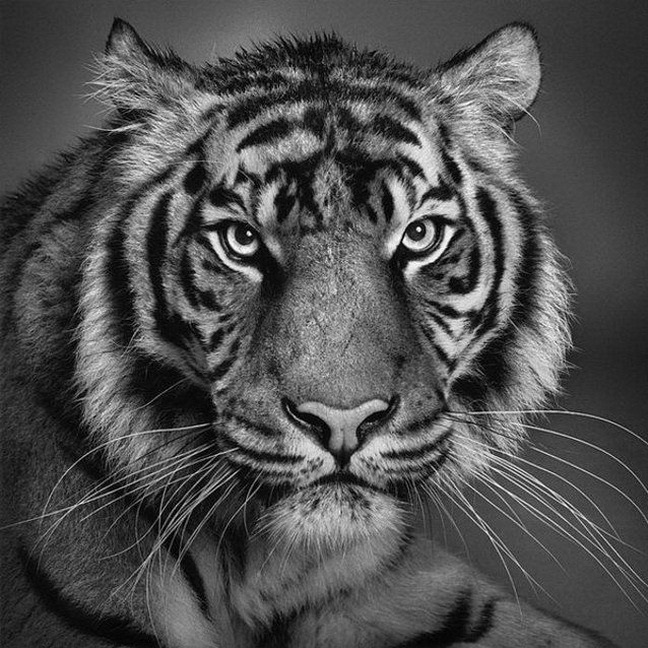
#> input picture tigre.jpg, 648 x 648 px
$ jupyter execute ImageCompressor.ipynb   (shell and % lines are left out)
#> lines starting #> are read from the running program, lines starting #| are printed output that depends on the picture; long printed decimals are rounded
# Compressor de Imagens

Alunos:
 - Daniel Souza de Campos - 2018054664
 - Letícia da Silva Macedo Alves - 2018054443

[cell 1]
import cv2
import numpy as np
from matplotlib import pyplot as plt
import math
import statistics
import struct

[cell 2]
# image entropy
def calcEntropy(img):
    hist = cv2.calcHist([img],[0],None,[256],[0,256])
    hist = hist.ravel()/hist.sum()
    logs = np.log2(hist+0.00001)
    entropy = -1 * (hist*logs).sum()

    return entropy

def rmse(predictions, targets):
    return np.sqrt(((predictions - targets) ** 2).mean())


def psnr(predictions, targets):
    rmsev = rmse(predictions, targets)
    return 20 * np.log10(255/rmsev)

def mostraInformacoesCompressao(imgReal, imgComprimida):
    print(f"RMSE: {rmse(imgReal, imgComprimida)}")
    print(f"PSNR: {psnr(imgReal, imgComprimida)}")

[cell 3]
# huffman
from heapq import heappush, heappop, heapify
from collections import defaultdict

def encode(symb2freq):
    """Huffman encode the given dict mapping symbols to weights"""
    heap = [[wt, [sym, ""]] for sym, wt in symb2freq.items()]
    heapify(heap)
    while len(heap) > 1:
        lo = heappop(heap)
        hi = heappop(heap)
        for pair in lo[1:]:
            pair[1] = '0' + pair[1]
        for pair in hi[1:]:
            pair[1] = '1' + pair[1]
        heappush(heap, [lo[0] + hi[0]] + lo[1:] + hi[1:])
    return sorted(heappop(heap)[1:], key=lambda p: (len(p[-1]), p))

def calcProbsValues(listaValores):
    """
    Recebe uma lista de números
    Retorna um dicionário no qual as chaves correspondem aos números e os valores correspondem à probabilidade de o número
    aparecer na lista.
    """
    dictValues = {}
    for valor in listaValores:
        if valor in dictValues:
            dictValues[valor] += 1
        else:
            dictValues[valor] = 1

    qtdValues = len(listaValores)
    dictProbs = defaultdict(float)
    dictProbs = {chave: float("{0:.7f}".format(valor/qtdValues)) for chave, valor in dictValues.items()}
    return dictProbs

def applyHuffman(histValues):
    """
    Recebe um dicionário no qual as chaves correspondem aos tons e os valores correspondem à probabilidade de o tom
    aparecer.
    Retorna um dicionário no qual as chaves são os tons e os valores são os códigos de Huffman correspondentes
    """
    huffValues = encode(histValues)
    huffDict = {subLista[0]: subLista[1] for subLista in huffValues}

    return huffDict

[cell 4]
def retira3BitsMenosSignificativos(img):
    #retira 3 bits
    return img & 0xF8

def retira4BitsMenosSignificativos(img):
    #retira 4 bits
    return img & 0xF0

def retira5BitsMenosSignificativos(img):
    #retira 4 bits
    return img & 0xE0

[cell 5]
def calculaComprimentosCorrida (img):
    """
    Recebe uma imagem em formato de matriz

    Retorna uma lista de duplas na qual o primeiro elementro representa o tom e o segundo elemento representa quantas
    vezes seguidas ele apareceu
    """
    comprimentosCorrida = []

    tomAtual = -1
    qtdRepeticoes = 0

    for x in range(img.shape[0]):
        for y in range (img.shape[1]):
            if (tomAtual < 0):
                tomAtual = img[x][y]
                qtdRepeticoes += 1
            else:
                if (img[x][y] == tomAtual):
                    qtdRepeticoes += 1
                else:
                    comprimentosCorrida.append((tomAtual, qtdRepeticoes))
                    tomAtual = img[x][y]
                    qtdRepeticoes = 1

    comprimentosCorrida.append((tomAtual, qtdRepeticoes))
    return comprimentosCorrida

[cell 6]
def escreveParesNoArquivo(listaDuplas, arquivo):
    """
    Escreve no arquivo os elementos das duplas da lista de duplas passada. Assume que tudo já está em binário
    """
    for par in listaDuplas:
            arquivo.write(par[0])
            arquivo.write(par[1])

def escreveIndicadorFimTabela(arquivo):
    """
    Escreve um indicador de fim de tabela no arquivo. O indicador é composto de 1 byte de 0 seguido de 4 bytes de 0.
    Identificador que a tabela de probabilidades acabou ao guardar um tom 0 com probabilidade igual a 0
    Como só guardamos tons que aparecem na imagem, nenhum tom real terá probabilidade igual a 0
    """
    arquivo.write(struct.pack('B',0))
    arquivo.write(struct.pack('f',0))

def getBigHuffmanString(comprimentoCorrida, huffTons, huffQtds):
    stringHuffmanTons = ""
    stringHuffmanQtds = ""
    tamStringTons = 0
    tamStringQtds = 0
#     countPares = 0
    for par in comprimentoCorrida:
        huffmanTom = huffTons[par[0]]
        stringHuffmanTons += huffmanTom
        tamStringTons += len(huffmanTom)

        huffmanQtd = huffQtds[par[1]]
        stringHuffmanQtds += huffmanQtd
        tamStringQtds += len(huffmanQtd)
# [5 lines of commented-out code are left out]

    return stringHuffmanTons, stringHuffmanQtds, tamStringTons, tamStringQtds

def escreveONumeroTotalDeBytesDaProximaSecao(arquivo, qtdsBytesString):
    """
    Escreve o número de bytes dessa seção para que seja possível descomprimir.
    Igual ao número de bytes total mais 1. Grava um número de 64 bits = 8 bytes para representar.
    Dessa forma, o tamanho máximo da próxima seção é igual ao maior número que pode ser representado por 8 bytes
    """
    totalBytesASeremEscritos = qtdsBytesString + 2
#     print("TOTAL BYTES A SEREM ESCRITOS: ",totalBytesASeremEscritos)
    #Representação binária do número
    seqBits = struct.pack('Q',totalBytesASeremEscritos)
#     print(seqBits)
    arquivo.write(seqBits)

def escreveBigHuffmanStringArquivo(arquivo, huffString, tamHuffString):
    #No range vai até isso menos 1
    qtdsBytesString = tamHuffString//8
    numBitsSobrando = tamHuffString - (qtdsBytesString*8)
#     print("BIG STRING BITS A SER ESCRITO faltando os dois últimos bytes modificados: ", huffString)

    escreveONumeroTotalDeBytesDaProximaSecao(arquivo, qtdsBytesString)

    #De oito em oito, ir traduzindo o binário para o arquivo
    ultimaPosicaoidxInicio = tamHuffString+(-numBitsSobrando)+(-8)+1
    countBytesEscritos = 0
    for idxInicio in range(0, ultimaPosicaoidxInicio, 8):
        idxFinal = idxInicio+8
        bitsASeremGravados = huffString[idxInicio:idxFinal]
#         print("BITS A SEREM GRAVADOS: ",bitsASeremGravados)
        bitsComprimidos = struct.pack('B',int(bitsASeremGravados,2))
        arquivo.write(bitsComprimidos)
#         countBytesEscritos += 1

    #Escrevo mais um byte para os bits sobrando ou não
#     countBytesEscritos +=1
    idxInicio = tamHuffString - numBitsSobrando
    bitsSobrandoCompletadosComZero = huffString[idxInicio:].zfill(8)
#     print("BITS A SEREM GRAVADOS: ",bitsSobrandoCompletadosComZero)
    bitsSobrando = struct.pack('B',int(bitsSobrandoCompletadosComZero,2))
    arquivo.write(bitsSobrando)

    #indicador de quantos bits levar em consideração do último byte de dados
    ultimoByte = "{0:b}".format(numBitsSobrando)
    ultimoByte = ultimoByte.zfill(8)
#     print("BITS A SEREM GRAVADOS: ",ultimoByte)
    ultimoByte = struct.pack('B',int(ultimoByte,2))
    arquivo.write(ultimoByte)
#     countBytesEscritos += 1
#     print("NUM BYTES ESCRITOS: ", countBytesEscritos)

def escreveAlturaLarguraImagemArquivo(file, imgHeight, imgWidth):
    alturaBits = struct.pack('i',imgHeight)
    larguraBits = struct.pack('i',imgWidth)
    file.write(larguraBits)
    file.write(alturaBits)


def comprimeImagem(endereco):
    img = cv2.imread(endereco,0)
# [8 lines of commented-out code are left out]

    imgWidth = img.shape[1]
    imgHeight = img.shape[0]

    imgPsicovisual = retira5BitsMenosSignificativos(img)
    listaParesCompCorrida = calculaComprimentosCorrida(imgPsicovisual)

    #Calcula as probabilidades de cada tom e quantidade aparecerem
    histTons = calcProbsValues([par[0] for par in listaParesCompCorrida])
    histQtds = calcProbsValues([par[1] for par in listaParesCompCorrida])

    # Aplica Huffman nos tons e quantidades do comprimento de corrida
    huffTons = {}
    huffQtds = {}
    huffTons = applyHuffman(histTons)
    huffQtds = applyHuffman(histQtds)
#     print(huffTons)
#     print(huffQtds)

    #Gera o nome do arquivo comprimido "originalCompressed.bin"
    nomeArquivo = endereco.split(".")[0]
    nomeArquivo += "Compressed.bin"

    #Grava os binários da tabela de probabilidades dos tons no arquivo comprimido
    #Os tons cabem em um byte 'B' e a probabilidade é um float e os gravamos com 'f'
    #Isso deve refletir na leitura
    probsTonsGuardado = [(struct.pack('B',el[0]), struct.pack('f',el[1])) for el in histTons.items()]
    probsQtdsGuardado = [(struct.pack('B',el[0]), struct.pack('f',el[1])) for el in histQtds.items()]

    with open(nomeArquivo,"wb") as file:
        escreveAlturaLarguraImagemArquivo(file, imgHeight, imgWidth)
        escreveParesNoArquivo(probsTonsGuardado, file)
        escreveIndicadorFimTabela(file)

        escreveParesNoArquivo(probsQtdsGuardado, file)
        escreveIndicadorFimTabela(file)

        stringHuffmanTons, stringHuffmanQtds, tamStringTons, tamStringQtds = getBigHuffmanString(listaParesCompCorrida,
                                                                                                 huffTons,
                                                                                                 huffQtds)
        escreveBigHuffmanStringArquivo(file, stringHuffmanTons, tamStringTons)

        escreveBigHuffmanStringArquivo(file, stringHuffmanQtds, tamStringQtds)

    return listaParesCompCorrida

[cell 7]
def leAlturaLarguraImagemArquivo(file):
    alturaBits = file.read(4)
    alturaBits = struct.unpack('i',alturaBits)[0]
#     print("Altura lida: ",alturaBits)
    larguraBits = file.read(4)
    larguraBits = struct.unpack('i',larguraBits)[0]
#     print("Largura lida: ",larguraBits)
    return larguraBits, alturaBits

def leTabelaProbs(arquivo):
    tabelaProbs = {}
    tom = arquivo.read(1)
    while tom:
        prob = arquivo.read(4)
        #Se é a probabilidade do tom é 0, significa que a tabela acabou
        if(struct.unpack('f',prob)[0] == 0.0):
            break
        tabelaProbs[struct.unpack('B',tom)[0]] = struct.unpack('f',prob)[0]
        tom = arquivo.read(1)
    return tabelaProbs

# [65 lines left out: functions leSessaoBigStringBits, transformaStringEmLista, restauraImagem, not called in this run]


def descomprimirImagem(endereco):
    #Lê a tabela de probabilidade dos tons.
    #Como o tom é gravado com 1 byte, o gravamos com 'B' e o lemos do mesmo jeito
    #Como a probabilidade é um float, ele é gravado com 'f' e o lemos do mesmo jeito
    probsTonsDescomprimido = {}
    probsQtdsDescomprimido = {}
    stringBitsTons = ""
    stringBitsQtds = ""
    larguraImg = 0
    alturaImg = 0
    with open(endereco,"rb") as file:
        larguraImg, alturaImg = leAlturaLarguraImagemArquivo(file)
        probsTonsDescomprimido = leTabelaProbs(file)
        probsQtdsDescomprimido = leTabelaProbs(file)
        stringBitsTons = leSessaoBigStringBits(file)
        stringBitsQtds = leSessaoBigStringBits(file)

    #Dicionários de códigos de Huffman cuja chave é o próprio código
    huffmanTons = {par[1]: par[0] for par in applyHuffman(probsTonsDescomprimido).items()}
#     print(huffmanTons)
    huffmanQtds = {par[1]: par[0] for par in applyHuffman(probsQtdsDescomprimido).items()}
#     print(huffmanQtds)
#     print("Codigo Huffman Tons")
    listaTonsOrdemAparecem = transformaStringEmLista(stringBitsTons, huffmanTons)
#     print("Codigo Huffman Qtds")
    listaQtdsOrdemAparecem = transformaStringEmLista(stringBitsQtds, huffmanQtds)

#     print("Tamanho lista tons: ",len(listaTonsOrdemAparecem))
#     print("Tamanho lista qtds: ",len(listaQtdsOrdemAparecem))

    img = restauraImagem(listaTonsOrdemAparecem, listaQtdsOrdemAparecem, larguraImg, alturaImg)

    return img

    #consegue a lista de pares
    #aplica geraImagemComprimentosCorrida
    #grava essa imagem descomprimida

# [13 lines left out: function geraImagemComprimentosCorrida, not called in this run]

[cell 8]
img = np.zeros((5,10), dtype=np.int16)
img[0,:] = 250
img[1,:3] = 150
img[1,3:] = 200
img[2,:3] = 150
img[2,3:] = 200
img[3,:] = 100
img[4,:]=100
plt.figure(figsize=(12,6))
plt.title('Original Image')
plt.imshow(img, cmap = 'gray')
plt.show()
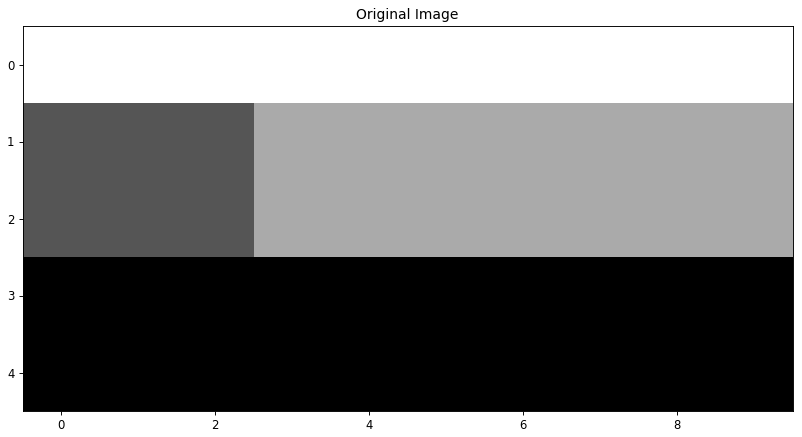
#> figure drawn by matplotlib, 1 panel

[cell 9]
# original
tigre = cv2.imread('tigre.jpg',0)
#> tigre is the input picture: shape (648, 648); min 0, max 255, mean 79.2
plt.figure(figsize=(12,6))
plt.title('Original Image')
plt.imshow(tigre, cmap = 'gray')
plt.show()

[cell 10]
print(f"Entropia :{calcEntropy(tigre)}")
#> in calcEntropy, `hist = cv2.calcHist([img],[0],None,[256],[0,256])`: hist = 256 values, max 4953 at index 72, min 3 at index 254, mean 1640.2
#> in calcEntropy, `hist = hist.ravel()/hist.sum()`: hist = 256 values, max 0.0118 at index 72, min 7.14e-06 at index 254, mean 0.00391
#> in calcEntropy, `logs = np.log2(hist+0.00001)`: logs = 256 values, max -6.4 at index 72, min -15.83 at index 254, mean -9.02
#> in calcEntropy, `entropy = -1 * (hist*logs).sum()`: entropy = 7.43
#| Entropia :7.425

[cell 11]
testeTigre = comprimeImagem('tigre.jpg')
#> in retira5BitsMenosSignificativos, `return img & 0xE0`:
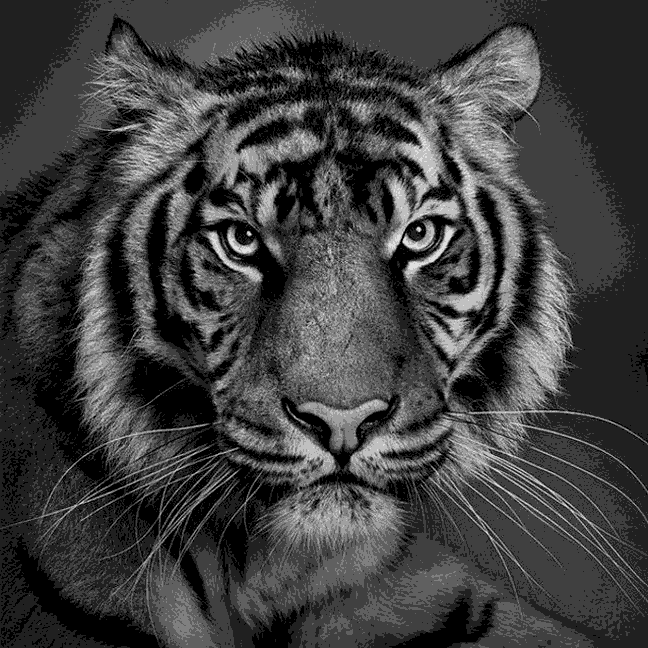
#> returned value: shape (648, 648); min 0, max 224, mean 63.9
#> after the loop in calculaComprimentosCorrida, `for x in range(img.shape[0]):`: comprimentosCorrida = 138454 items
#> in comprimeImagem, `listaParesCompCorrida = calculaComprimentosCorrida(imgPsicovisual)`: listaParesCompCorrida = 138455 items
#> the loop in calcProbsValues, `for valor in listaValores:` made 138455 passes
#> valor on passes 1 to 3: 32, 64, 32
#> after the loop in calcProbsValues, `for valor in listaValores:`: dictValues = {32: 31275, 64: 33313, 96: 26162, 0: 13271, 128: 18959, 160: 10949, 192: 3953, 224: 573}
#> in calcProbsValues, `qtdValues = len(listaValores)`: qtdValues = 138455
#> in calcProbsValues, `dictProbs = {chave: float("{0:.7f}".format(valor/qtdValues)) for chave..`: dictProbs = {32: 0.226, 64: 0.241, 96: 0.189, 0: 0.0959, 128: 0.137, 160: 0.0791, 192: 0.0286, 224: 0.00414}
#> in comprimeImagem, `histTons = calcProbsValues([par[0] for par in listaParesCompCorrida])`: histTons has the same summary as dictProbs in calcProbsValues
#> the loop in calcProbsValues (call 2), `for valor in listaValores:` made 138455 passes
#> valor on passes 1, 2, 4: 89, 3, 1
#> in comprimeImagem, `histQtds = calcProbsValues([par[1] for par in listaParesCompCorrida])`: histQtds = 186 items
#> in encode, `heap = [[wt, [sym, ""]] for sym, wt in symb2freq.items()]`: heap = [[0.226, [32, '']], [0.241, [64, '']], [0.189, [96, '']], [0.0959, [0, '']], [0.137, [128, '']], [0.0791, [160, '']], [0.0286, [192, '']], [0.00414, [224, '']]]
#> the loop in encode, `while len(heap) > 1:` made 7 passes
#> (lo, hi) on passes 1 to 6: ([0.00414, [224, '']], [0.0286, [192, '']]), ([0.0327, [224, '0'], [192, '1']], [0.0791, [160, '']]), ([0.0959, [0, '']], [0.112, [224, '00'], [192, '01'], [160, '1']]), ([0.137, [128, '']], [0.189, [96, '']]), ([0.208, [0, '0'], [224, '100'], [192, '101'], [160, '11']], [0.226, [32, '']]), ([0.241, [64, '']], [0.326, [128, '0'], [96, '1']])
#> hi on pass 7: [0.566, [64, '0'], [128, '10'], [96, '11']]
#> after the loop in encode, `while len(heap) > 1:`: pair = [96, '111']
#> in applyHuffman, `huffValues = encode(histValues)`: huffValues = [[32, '01'], [64, '10'], [0, '000'], [96, '111'], [128, '110'], [160, '0011'], [192, '00101'], [224, '00100']]
#> in applyHuffman, `huffDict = {subLista[0]: subLista[1] for subLista in huffValues}`: huffDict = {32: '01', 64: '10', 0: '000', 96: '111', 128: '110', 160: '0011', 192: '00101', 224: '00100'}
#> in comprimeImagem, `huffTons = applyHuffman(histTons)`: huffTons has the same summary as huffDict in applyHuffman
#> the loop in encode (call 2), `while len(heap) > 1:` made 185 passes
#> (lo, hi) on passes 1 to 3: ([7.2e-06, [88, '']], [7.2e-06, [98, '']]), ([7.2e-06, [100, '']], [7.2e-06, [101, '']]), ([7.2e-06, [102, '']], [7.2e-06, [103, '']])
#> in comprimeImagem, `huffQtds = applyHuffman(histQtds)`: huffQtds = 186 items
#> in comprimeImagem, `probsTonsGuardado = [(struct.pack('B',el[0]), struct.pack('f',el[1])) ..`: probsTonsGuardado = 8 items
#> in comprimeImagem, `probsQtdsGuardado = [(struct.pack('B',el[0]), struct.pack('f',el[1])) ..`: probsQtdsGuardado = 186 items
#> the loop in escreveParesNoArquivo, `for par in listaDuplas:` made 8 passes
#> the loop in getBigHuffmanString, `for par in comprimentoCorrida:` made 138455 passes
#> (par, huffmanTom, tamStringTons, huffmanQtd, tamStringQtds) on passes 19 to 21: ((96, 3), '111', 43, '1111', 105), ((64, 3), '10', 45, '1111', 109), ((96, 2), '111', 48, '10', 111)
#> after the loop in getBigHuffmanString, `for par in comprimentoCorrida:`: tamStringQtds = 337395; tamStringTons = 370778
#> in comprimeImagem, `stringHuffmanTons, stringHuffmanQtds, tamStringTons, tamStringQtds = g..`: tamStringQtds = 337395
#> in escreveBigHuffmanStringArquivo, `qtdsBytesString = tamHuffString//8`: qtdsBytesString = 46347
#> in escreveBigHuffmanStringArquivo, `numBitsSobrando = tamHuffString - (qtdsBytesString*8)`: numBitsSobrando = 2
#> in escreveONumeroTotalDeBytesDaProximaSecao, `totalBytesASeremEscritos = qtdsBytesString + 2`: totalBytesASeremEscritos = 46349
#> in escreveBigHuffmanStringArquivo, `ultimaPosicaoidxInicio = tamHuffString+(-numBitsSobrando)+(-8)+1`: ultimaPosicaoidxInicio = 370769
#> in escreveBigHuffmanStringArquivo, `idxInicio = tamHuffString - numBitsSobrando`: idxInicio = 370776
#> in escreveBigHuffmanStringArquivo, `bitsSobrandoCompletadosComZero = huffString[idxInicio:].zfill(8)`: bitsSobrandoCompletadosComZero = '00000001'
#> in escreveBigHuffmanStringArquivo, `ultimoByte = "{0:b}".format(numBitsSobrando)`: ultimoByte = '10'
#> in escreveBigHuffmanStringArquivo, `ultimoByte = ultimoByte.zfill(8)`: ultimoByte = '00000010'
#> testeTigre = 138455 items

[cell 12]
tigreDescomprimido = descomprimirImagem("tigreCompressed.bin")
